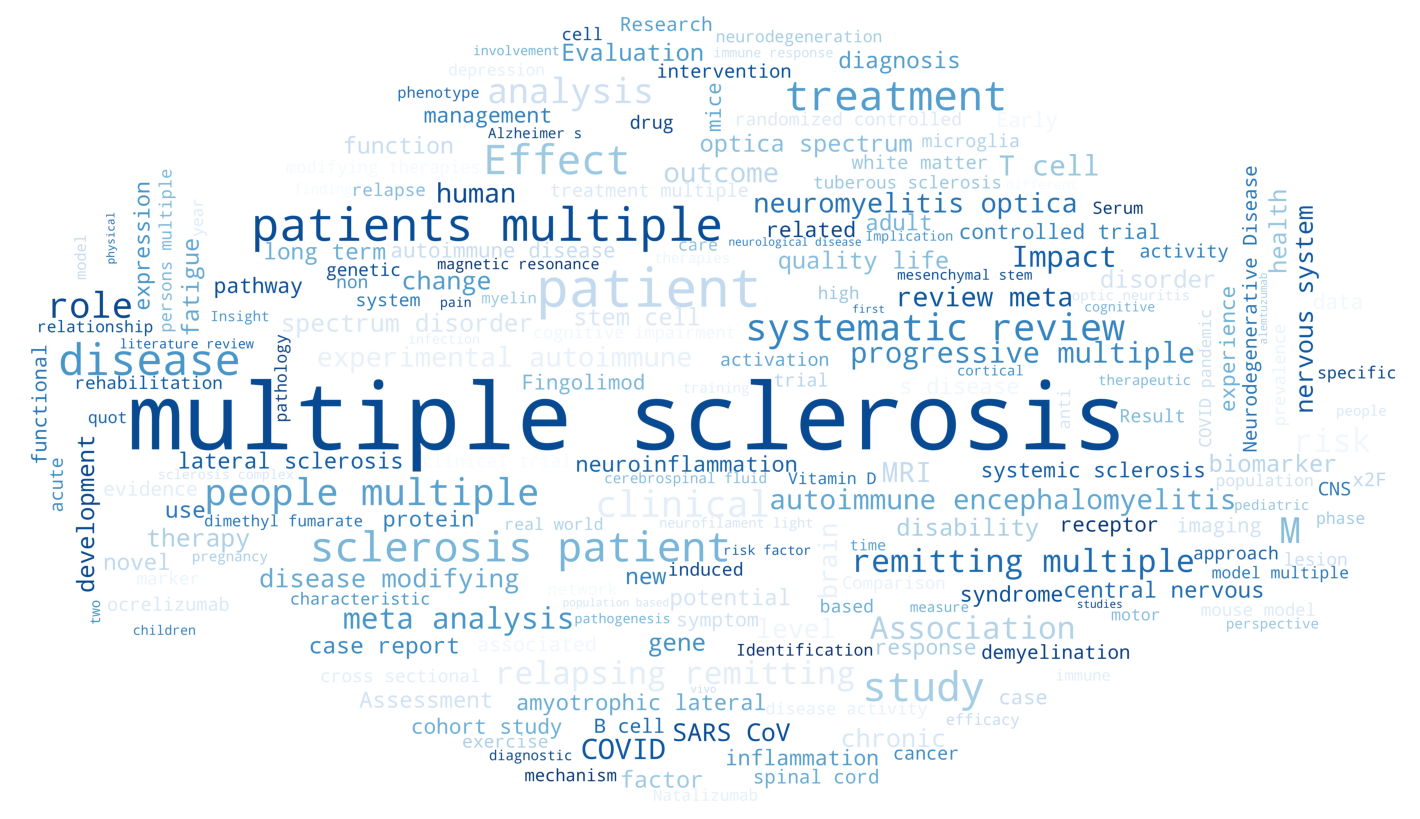

Write Python code to recreate this figure.
import json
import sqlite3
import pandas as pd
import numpy as np
from os import path
from PIL import Image
from wordcloud import WordCloud, STOPWORDS, ImageColorGenerator
import matplotlib.pyplot as plt


## GET DATA
con = sqlite3.connect('../docker-data/gregory.db')
cur = con.cursor()
nounphrases = cur.execute('select noun_phrases from articles;')

df = pd.read_sql_query("SELECT noun_phrases FROM articles;", con)

words = []

for row in df.noun_phrases:
    try:
        row = json.loads(row)
    except:
        print(row)
        pass
    for item in row:
        words.append(item)

unique_string=(',').join(words)
print('generating image')
cand_mask=np.array(Image.open('gregory_face_big.png'))
color_mask =  np.array(Image.open('gregory_face_big.png'))
gregory_coloring = np.array(Image.open("gregory_face_big.png"))

cand_mask=np.where(cand_mask > 3, 255, cand_mask)


#create and generate our wordcloud object
# wordcloud = WordCloud(#font_path = 'font\\GothamMedium.ttf',
#                       background_color='white',
#                       contour_color='black',
#                       mask=color_mask, 
#                       colormap='Blues',
#                       contour_width=4).generate(unique_string)


#plot
# plt.imshow(wordcloud, interpolation='bilinear')
# plt.axis('off')
# plt.show()

# old code
wordcloud = WordCloud(
                    width = 1920,
                    height = 900,
                    mask=gregory_coloring,
                    background_color='white',
                    colormap='Blues',
                    contour_width=0).generate(unique_string)

image=plt.figure(figsize=(15,8),frameon=False)
ax = plt.Axes(image, [0., 0., 1., 1.])
ax.set_axis_off()
image.add_axes(ax)
plt.imshow(wordcloud)
plt.axis("off")
# (-0.5, 999.5, 499.5, -0.5)

plt.savefig("tagcloud"+".png", bbox_inches='tight')
plt.show()
